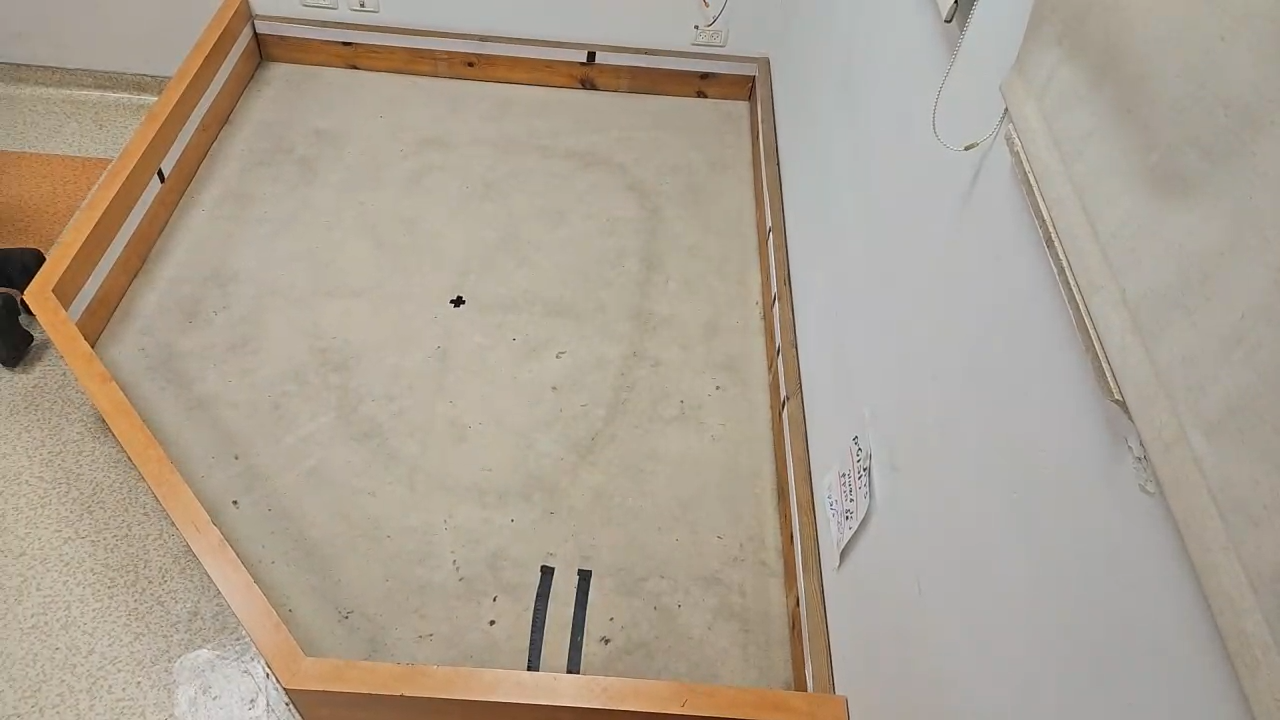
#> input picture EX3/images/camera_snapshot.png, 1280 x 720 px, found by its file name
$ python code.py
#> lines starting #> are read from the running program, lines starting #| are printed output that depends on the picture; after the words box and inside, x2 and y2 are one past the last pixel; in counts of white or black regions, pixels touching at a corner belong together
import cv2
import numpy as np
import matplotlib.pyplot as plt

# Path to your image
IMAGE_PATH = "./images/camera_snapshot.png"

def order_points(pts):
    """
    Orders coordinates in the order: top-left, top-right, bottom-right, bottom-left.
    This is critical for the perspective transform to work correctly.
    """
    rect = np.zeros((4, 2), dtype="float32")

    # The top-left point will have the smallest sum, whereas
    # the bottom-right point will have the largest sum
    s = pts.sum(axis=1)
    rect[0] = pts[np.argmin(s)]
    rect[2] = pts[np.argmax(s)]

    # Now, compute the difference between the points, the
    # top-right point will have the smallest difference,
    # whereas the bottom-left will have the largest difference
    diff = np.diff(pts, axis=1)
    rect[1] = pts[np.argmin(diff)]
    rect[3] = pts[np.argmax(diff)]

    return rect

def get_arena_geometry(image_path):
    # 1. Load and Preprocess
#> called with image_path = './images/camera_snapshot.png'
    img = cv2.imread(image_path)
#> img is the input picture: shape (720, 1280, 3); mean B, G, R 146.1, 160.9, 172
    if img is None:
        raise ValueError("Could not load image. Check the path.")

    # Convert to Grayscale
    gray = cv2.cvtColor(img, cv2.COLOR_BGR2GRAY)
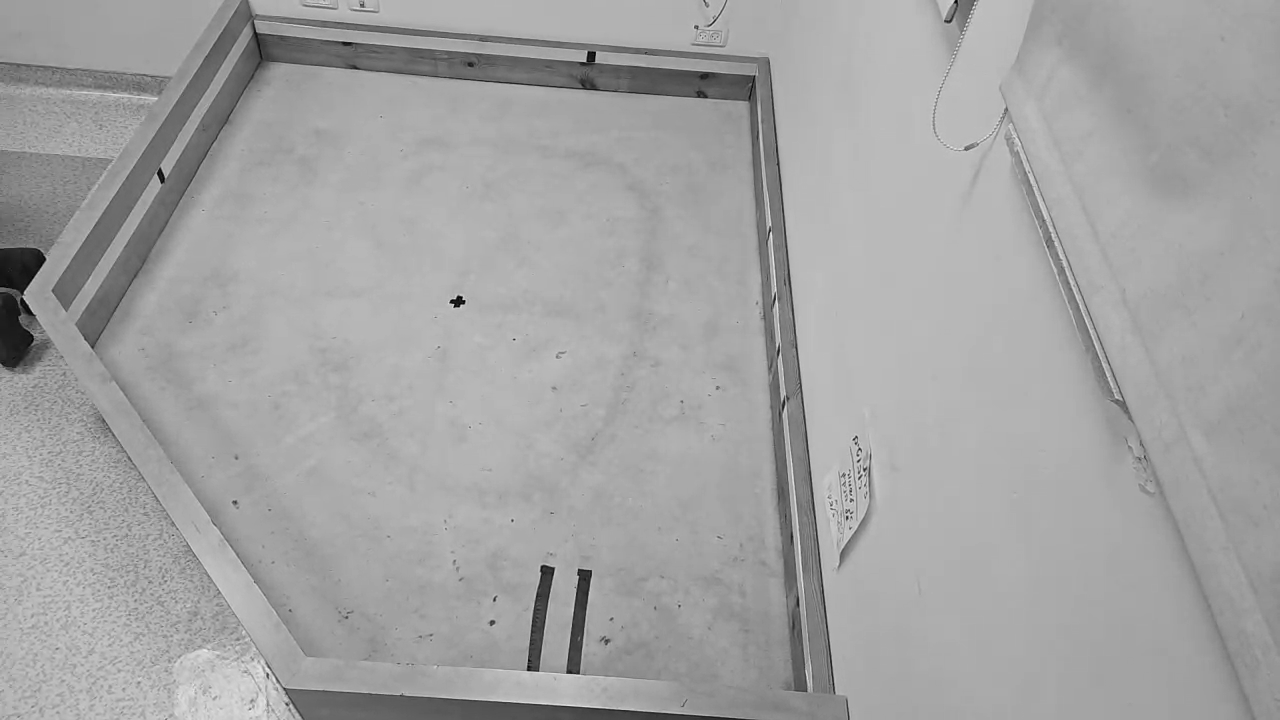
#> gray: shape (720, 1280); min 0, max 237, mean 162.6

    # Gaussian Blur to smooth out the concrete texture and reduce noise
    blurred = cv2.GaussianBlur(gray, (5, 5), 0)

    # Canny Edge Detection
    # Thresholds are tuned for the high contrast between wood and floor
    edges = cv2.Canny(blurred, 50, 150)
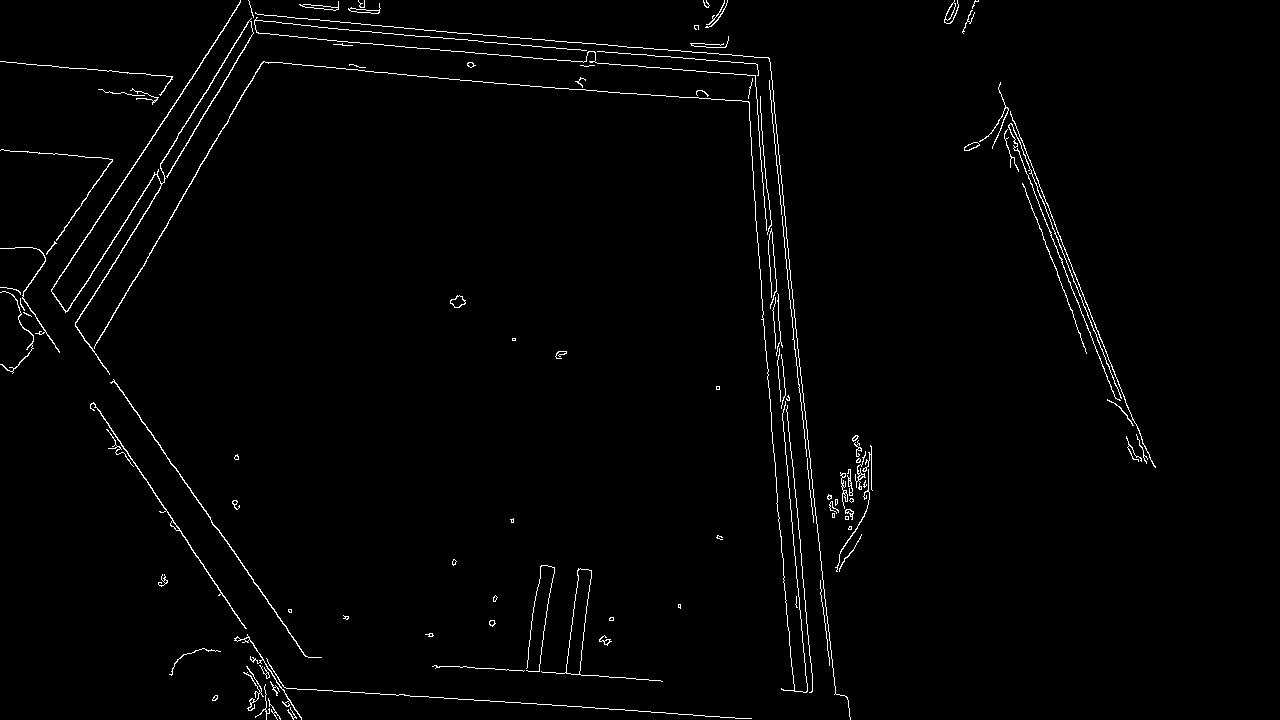
#> edges: shape (720, 1280); 1.6% white in thin lines or dots

    # Dilate the edges to close any small gaps in the contour
    kernel = np.ones((5,5), np.uint8)
    dilated = cv2.dilate(edges, kernel, iterations=1)
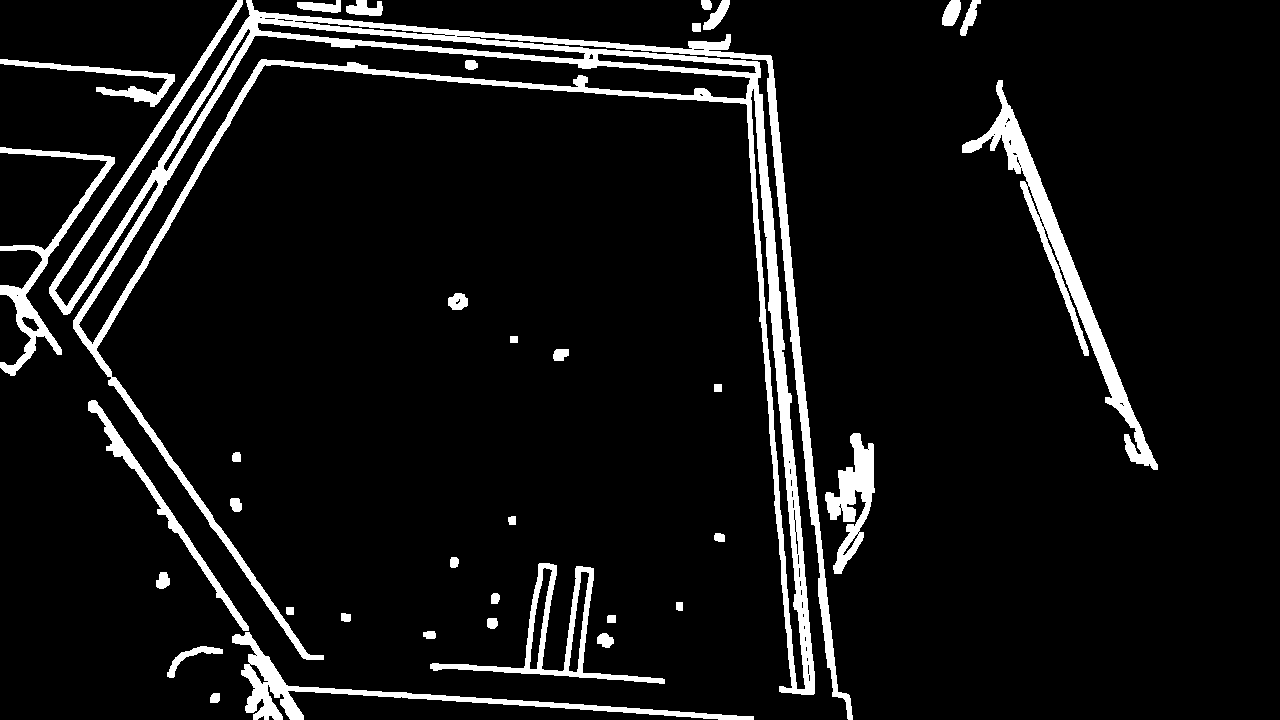
#> dilated: shape (720, 1280); 7.7% white; 36 white regions

    # 2. Find Contours
    contours, _ = cv2.findContours(dilated.copy(), cv2.RETR_EXTERNAL, cv2.CHAIN_APPROX_SIMPLE)
#> contours = 35 contours; largest, box (x1, y1, x2, y2) and area: (49, 0, 853, 720) 60236, (962, 80, 1158, 470) 7282, (430, 563, 665, 684) 4737, (232, 632, 754, 720) 4328, (0, 147, 115, 376) 3245

    # Assume the arena is the largest contour in the image
    arena_contour = max(contours, key=cv2.contourArea)
#> arena_contour = contour of 2300 points, box (x1, y1, x2, y2) (49, 0, 853, 720), area 60236

    # 3. Simplify Contour to find Corners
    # We use Douglas-Peucker algorithm (approxPolyDP) to simplify the shape
    epsilon = 0.02 * cv2.arcLength(arena_contour, True)
#> epsilon = 144.7
    approx_corners = cv2.approxPolyDP(arena_contour, epsilon, True)
#> approx_corners = contour of 15 points, box (x1, y1, x2, y2) (49, 0, 853, 720), area 23228

    # Check if we found 4 corners (for a rectangular arena)
    # If not, we take the Convex Hull to force a convex shape
    if len(approx_corners) != 4:
        print(f"Detected {len(approx_corners)} sides. Using Convex Hull to standardize.")
#| Detected 15 sides. Using Convex Hull to standardize.
        hull = cv2.convexHull(approx_corners)
#> hull = [[246, 0], [771, 56], [852, 719], [301, 656], [49, 293], [237, 0]]
        epsilon = 0.05 * cv2.arcLength(hull, True)
#> epsilon = 127.5
        approx_corners = cv2.approxPolyDP(hull, epsilon, True)
#> approx_corners = [[237, 0], [771, 56], [852, 719], [301, 656], [49, 293]]

    # Ensure we have exactly 4 points for Homography (Perspective Transform)
    # If approxPolyDP failed to find 4, we assume the bounding box or logic needs manual tuning.
    # For this specific image, the frame is very distinct, so approx usually works.
    if len(approx_corners) != 4:
        print("Warning: Could not simplify to 4 distinct corners. Using Bounding Rect.")
        rect = cv2.minAreaRect(arena_contour)
#> rect = ((461.1, 353.2), (674.9, 831.6), -85.94)
        box = cv2.boxPoints(rect)
#> box = [[852, 719.3], [22.5, 660.4], [70.28, -12.83], [899.8, 46.05]]
        approx_corners = np.int0(box)
#> approx_corners = [[851, 719], [22, 660], [70, -12], [899, 46]]

    # Reshape for the order_points function
    pts = approx_corners.reshape(4, 2)
#> pts = [[851, 719], [22, 660], [70, -12], [899, 46]]
    ordered_rect = order_points(pts)
#> in order_points, `s = pts.sum(axis=1)`: s = [1570, 682, 58, 945]
#> in order_points, `diff = np.diff(pts, axis=1)`: diff = [-132, 638, -82, -853]
#> ordered_rect = [[70, -12], [899, 46], [851, 719], [22, 660]]

    # 4. Perspective Transform (Homography)
    # Define the dimensions of the new "top-down" view (e.g., 600x800 px)
    # You can calculate max width/height for accuracy, but fixed is fine for mapping
    (tl, tr, br, bl) = ordered_rect
#> tl = [70, -12]; tr = [899, 46]; br = [851, 719]; bl = [22, 660]
    widthA = np.sqrt(((br[0] - bl[0]) ** 2) + ((br[1] - bl[1]) ** 2))
#> widthA = 831.1
    widthB = np.sqrt(((tr[0] - tl[0]) ** 2) + ((tr[1] - tl[1]) ** 2))
#> widthB = 831
    maxWidth = max(int(widthA), int(widthB))
#> maxWidth = 831

    heightA = np.sqrt(((tr[0] - br[0]) ** 2) + ((tr[1] - br[1]) ** 2))
#> heightA = 674.7
    heightB = np.sqrt(((tl[0] - bl[0]) ** 2) + ((tl[1] - bl[1]) ** 2))
#> heightB = 673.7
    maxHeight = max(int(heightA), int(heightB))
#> maxHeight = 674

    # Destination points for the top-down view
    dst = np.array([
        [0, 0],
        [maxWidth - 1, 0],
        [maxWidth - 1, maxHeight - 1],
        [0, maxHeight - 1]], dtype="float32")
#> dst = [[0, 0], [830, 0], [830, 673], [0, 673]]

    # Calculate the transformation matrix M
    M = cv2.getPerspectiveTransform(ordered_rect, dst)
#> M = [[0.998, 0.0713, -68.99], [-0.0697, 0.997, 16.84], [1.77e-06, 2.54e-07, 1]]

    # Warp the image (Optional, just to check visual correctness)
    warped_img = cv2.warpPerspective(img, M, (maxWidth, maxHeight))
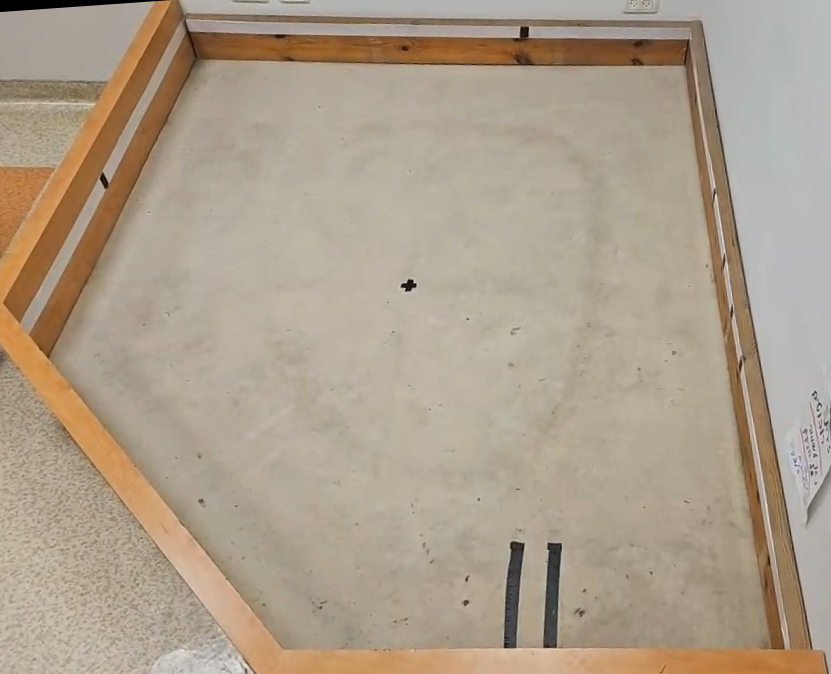
#> warped_img: shape (674, 831, 3); mean B, G, R 139.7, 158.6, 172.9

    return ordered_rect, dst, M, (maxWidth, maxHeight)

def plot_geometry_map(dst_dims):
    maxWidth, maxHeight = dst_dims

    # 5. Create the Geometry Map Plot
    # We define the arena boundaries based on the warped dimensions
    # Since we warped the arena to be the full image size, the walls are the image borders.

    # Define coordinates for the 4 corners of the map
    map_corners = [
        (0, 0),
        (maxWidth, 0),
        (maxWidth, maxHeight),
        (0, maxHeight),
        (0, 0) # Close the loop
    ]

    x_vals = [p[0] for p in map_corners]
    y_vals = [p[1] for p in map_corners]

    plt.figure(figsize=(6, 8))

    # Plot the Arena Walls
    plt.plot(x_vals, y_vals, marker='o', color='blue', linewidth=3, label='Arena Walls')

    # Plot "Virtual" Grid (helpful for robot tracking)
    plt.grid(True, linestyle='--', alpha=0.6)

    # Settings for pure geometry view
    plt.title("Generated 2D Arena Geometry")
    plt.xlabel("X Coordinate (pixels)")
    plt.ylabel("Y Coordinate (pixels)")
    plt.gca().set_aspect('equal', adjustable='box')
    plt.legend()

    # Invert Y axis because image coordinates start from top-left,
    # but typically robot maps start bottom-left.
    plt.gca().invert_yaxis()

    plt.show()

if __name__ == "__main__":
    try:
        # Detect and Transform
        src_rect, dst_rect, Matrix, dims = get_arena_geometry(IMAGE_PATH)
#> src_rect = [[70, -12], [899, 46], [851, 719], [22, 660]]; dst_rect = [[0, 0], [830, 0], [830, 673], [0, 673]]; Matrix has the same summary as M in get_arena_geometry; dims = (831, 674)

        print("Arena Corners Detected (Source Image):")
        print(src_rect)
#| [[ 70. -12.]
#|  [899.  46.]
#|  [851. 719.]
#|  [ 22. 660.]]
        print("\nHomography Matrix Calculated.")

        # Plot only the geometry
        plot_geometry_map(dims)
#> in plot_geometry_map, `maxWidth, maxHeight = dst_dims`: maxWidth = 831; maxHeight = 674
#> in plot_geometry_map, `map_corners = [ (0, 0), (maxWidth, 0), (maxWidth, maxHeight), (0, maxH..`: map_corners = [(0, 0), (831, 0), (831, 674), (0, 674), (0, 0)]
#> in plot_geometry_map, `x_vals = [p[0] for p in map_corners]`: x_vals = [0, 831, 831, 0, 0]
#> in plot_geometry_map, `y_vals = [p[1] for p in map_corners]`: y_vals = [0, 0, 674, 674, 0]
#> in plot_geometry_map, `plt.show()`:
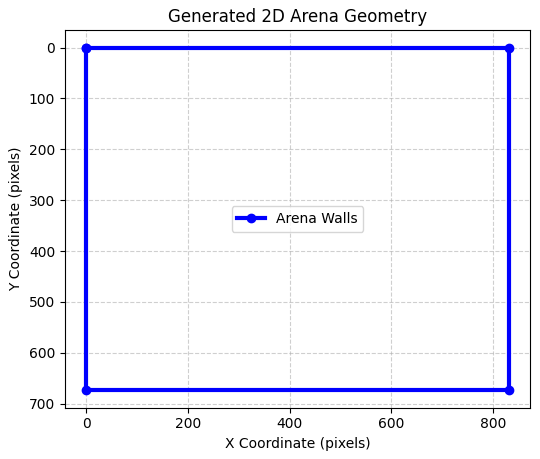
#> figure drawn by matplotlib, 1 panel

    except Exception as e:
        print(f"Error: {e}")

$ run again, with EX3/images/casting.jpeg saved as EX3/images/camera_snapshot.png
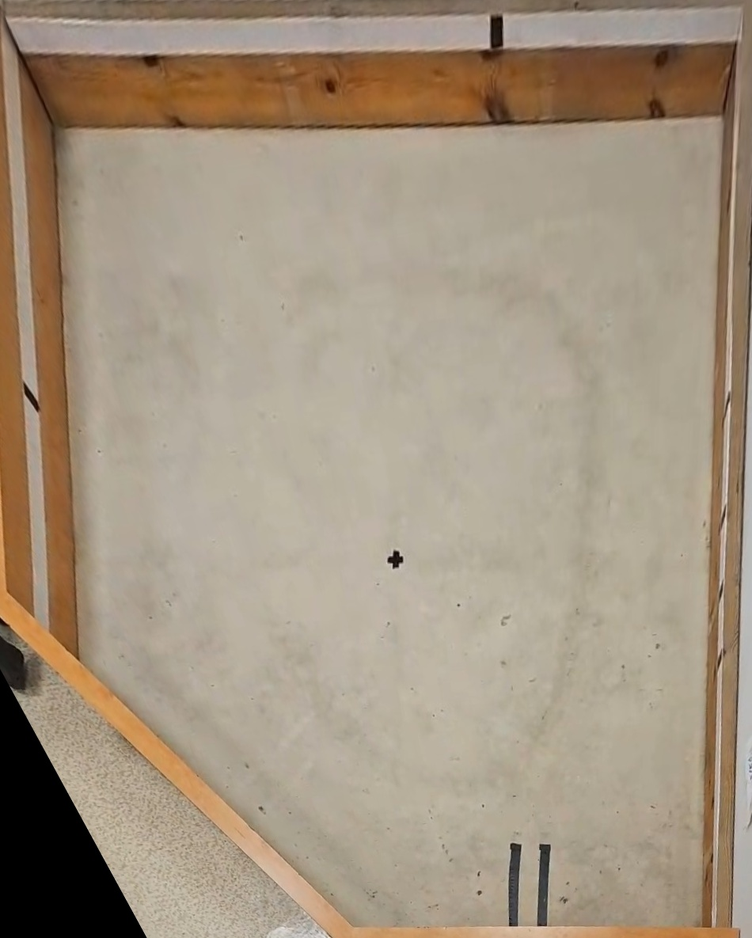
#> input picture EX3/images/casting.jpeg, 752 x 938 px, shrunk from 950 x 1185 before the run, found by its file name
#> in get_arena_geometry, img is the input picture: shape (938, 752, 3); mean B, G, R 128.8, 148.3, 163.1
#> in get_arena_geometry, `edges = cv2.Canny(blurred, 50, 150)`:
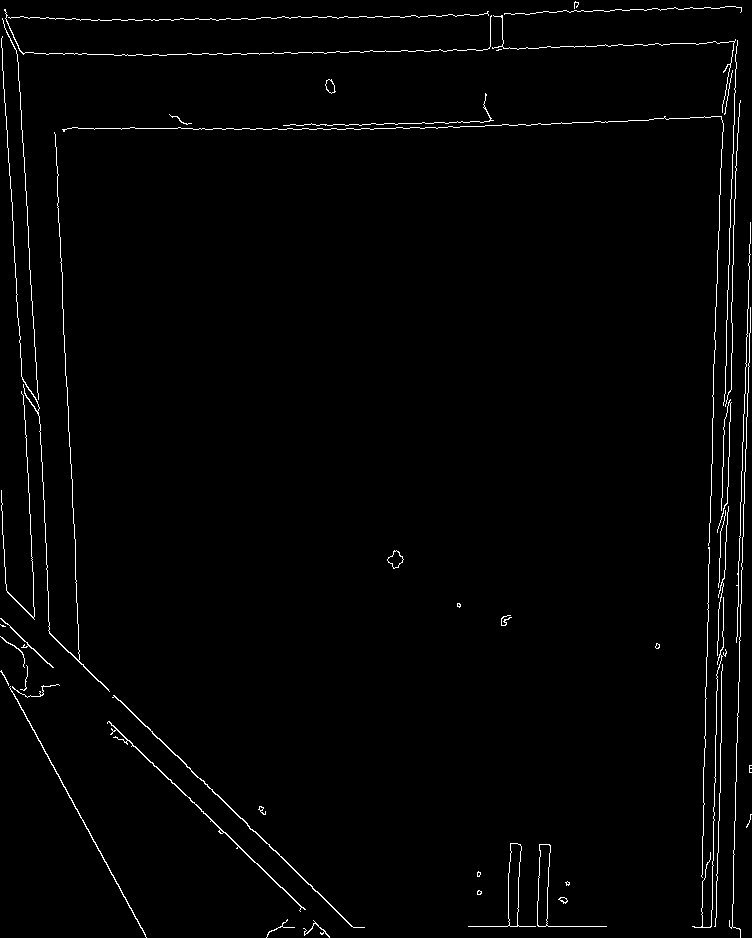
#> edges: shape (938, 752); 1.6% white in thin lines or dots
#> dilated: shape (938, 752); 7.9% white; 19 white regions
#> contours = 19 contours; largest, box (x1, y1, x2, y2) and area: (0, 0, 744, 930) 58128, (727, 220, 752, 938) 4038, (0, 616, 149, 938) 3014, (466, 841, 609, 929) 2884, (105, 719, 308, 914) 1914
#> arena_contour = contour of 1485 points, box (x1, y1, x2, y2) (0, 0, 744, 930), area 58128
#> in get_arena_geometry, `epsilon = 0.02 * cv2.arcLength(arena_contour, True)`: epsilon = 187.7
#> in get_arena_geometry, `approx_corners = cv2.approxPolyDP(arena_contour, epsilon, True)`: approx_corners = contour of 12 points, box (x1, y1, x2, y2) (2, 5, 744, 930), area 124730
#| Detected 12 sides. Using Convex Hull to standardize.
#> hull = [[712, 929], [351, 929], [4, 592], [2, 7], [743, 5]]
#> in get_arena_geometry, `epsilon = 0.05 * cv2.arcLength(hull, True)`: epsilon = 154.8
#> in get_arena_geometry, `approx_corners = cv2.approxPolyDP(hull, epsilon, True)`: approx_corners has the same summary as hull
#> rect = ((371.5, 464.5), (929, 743), -90)
#> box = [[743, 929], [-2.84e-14, 929], [0, 0], [743, 0]]
#> in get_arena_geometry, `approx_corners = np.int0(box)`: approx_corners = [[743, 929], [0, 929], [0, 0], [743, 0]]
#> s = [1672, 929, 0, 743]
#> diff = [186, 929, 0, -743]
#> ordered_rect = [[0, 0], [743, 0], [743, 929], [0, 929]]
#> tl = [0, 0]; tr = [743, 0]; br = [743, 929]; bl = [0, 929]
#> widthA = 743
#> heightA = 929
#> dst = [[0, 0], [742, 0], [742, 928], [0, 928]]
#> M = [[0.999, 0, 0], [0, 0.999, 0], [1.65e-19, 0, 1]]
#> src_rect = [[0, 0], [743, 0], [743, 929], [0, 929]]; dst_rect = [[0, 0], [742, 0], [742, 928], [0, 928]]; Matrix = [[0.999, 0, 0], [0, 0.999, 0], [1.65e-19, 0, 1]]; dims = (743, 929)
#| [[  0.   0.]
#|  [743.   0.]
#|  [743. 929.]
#|  [  0. 929.]]
#> in plot_geometry_map, `maxWidth, maxHeight = dst_dims`: maxWidth = 743; maxHeight = 929
#> map_corners = [(0, 0), (743, 0), (743, 929), (0, 929), (0, 0)]
#> x_vals = [0, 743, 743, 0, 0]
#> y_vals = [0, 0, 929, 929, 0]
#> in plot_geometry_map, `plt.show()`:
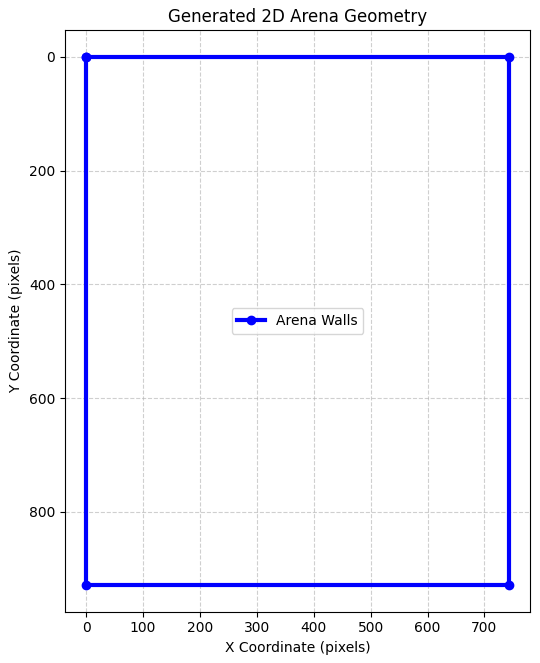
#> figure drawn by matplotlib, 1 panel
